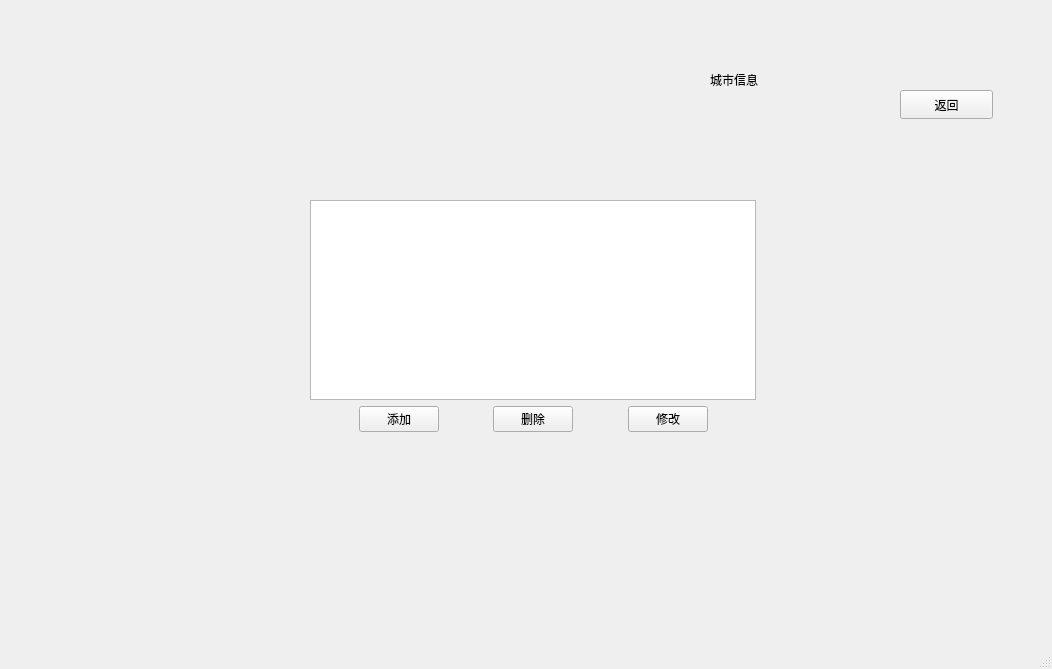
<?xml version="1.0" encoding="UTF-8"?>
<ui version="4.0">
 <class>MyMain_win</class>
 <widget class="QMainWindow" name="MyMain_win">
  <property name="geometry">
   <rect>
    <x>0</x>
    <y>0</y>
    <width>1052</width>
    <height>669</height>
   </rect>
  </property>
  <property name="windowTitle">
   <string>MainWindow</string>
  </property>
  <widget class="QWidget" name="centralwidget">
   <widget class="QStackedWidget" name="stackedWidget">
    <property name="geometry">
     <rect>
      <x>40</x>
      <y>40</y>
      <width>1000</width>
      <height>560</height>
     </rect>
    </property>
    <property name="minimumSize">
     <size>
      <width>1000</width>
      <height>560</height>
     </size>
    </property>
    <property name="maximumSize">
     <size>
      <width>1000</width>
      <height>560</height>
     </size>
    </property>
    <property name="currentIndex">
     <number>3</number>
    </property>
    <widget class="QWidget" name="main_page">
     <property name="minimumSize">
      <size>
       <width>1000</width>
       <height>560</height>
      </size>
     </property>
     <property name="maximumSize">
      <size>
       <width>1000</width>
       <height>560</height>
      </size>
     </property>
     <widget class="QWidget" name="layoutWidget">
      <property name="geometry">
       <rect>
        <x>50</x>
        <y>20</y>
        <width>881</width>
        <height>361</height>
       </rect>
      </property>
      <layout class="QVBoxLayout" name="MainLayout">
       <item>
        <widget class="QLabel" name="Title_label">
         <property name="minimumSize">
          <size>
           <width>435</width>
           <height>141</height>
          </size>
         </property>
         <property name="maximumSize">
          <size>
           <width>888</width>
           <height>141</height>
          </size>
         </property>
         <property name="font">
          <font>
           <family>Myanmar Text</family>
           <pointsize>20</pointsize>
           <italic>false</italic>
           <bold>false</bold>
           <strikeout>false</strikeout>
          </font>
         </property>
         <property name="styleSheet">
          <string notr="true">font: 20pt &quot;Myanmar Text&quot;;</string>
         </property>
         <property name="text">
          <string notr="true">交通咨询系统</string>
         </property>
         <property name="alignment">
          <set>Qt::AlignCenter</set>
         </property>
        </widget>
       </item>
       <item>
        <layout class="QHBoxLayout" name="MainChoice_Layout">
         <item>
          <widget class="QPushButton" name="PathChoose_pushButton">
           <property name="styleSheet">
            <string notr="true">/*按钮普通态*/
QPushButton
{
    /*字体为微软雅黑*/
    font-family:Microsoft Yahei;
    /*字体大小为20点*/
    font-size:20pt;
    /*字体颜色为白色*/    
    color:white;
    /*背景颜色*/  
    background-color:rgb(14 , 150 , 254);
    /*边框圆角半径为8像素*/ 
    border-radius:8px;
}

/*按钮停留态*/
QPushButton:hover
{
    /*背景颜色*/  
    background-color:rgb(44 , 137 , 255);
}

/*按钮按下态*/
QPushButton:pressed
{
    /*背景颜色*/  
    background-color:rgb(14 , 135 , 228);
    /*左内边距为3像素，让按下时字向右移动3像素*/  
    padding-left:3px;
    /*上内边距为3像素，让按下时字向下移动3像素*/  
    padding-top:3px;
}
</string>
           </property>
           <property name="text">
            <string>路径选择</string>
           </property>
          </widget>
         </item>
         <item>
          <widget class="QPushButton" name="PathCheck_pushButton">
           <property name="styleSheet">
            <string notr="true">/*按钮普通态*/
QPushButton
{
    /*字体为微软雅黑*/
    font-family:Microsoft Yahei;
    /*字体大小为20点*/
    font-size:20pt;
    /*字体颜色为白色*/    
    color:white;
    /*背景颜色*/  
    background-color:rgb(14 , 150 , 254);
    /*边框圆角半径为8像素*/ 
    border-radius:8px;
}

/*按钮停留态*/
QPushButton:hover
{
    /*背景颜色*/  
    background-color:rgb(44 , 137 , 255);
}

/*按钮按下态*/
QPushButton:pressed
{
    /*背景颜色*/  
    background-color:rgb(14 , 135 , 228);
    /*左内边距为3像素，让按下时字向右移动3像素*/  
    padding-left:3px;
    /*上内边距为3像素，让按下时字向下移动3像素*/  
    padding-top:3px;
}
</string>
           </property>
           <property name="text">
            <string>车次信息</string>
           </property>
          </widget>
         </item>
         <item>
          <widget class="QPushButton" name="CityCheck_pushButton">
           <property name="styleSheet">
            <string notr="true">/*按钮普通态*/
QPushButton
{
    /*字体为微软雅黑*/
    font-family:Microsoft Yahei;
    /*字体大小为20点*/
    font-size:20pt;
    /*字体颜色为白色*/    
    color:white;
    /*背景颜色*/  
    background-color:rgb(14 , 150 , 254);
    /*边框圆角半径为8像素*/ 
    border-radius:8px;
}

/*按钮停留态*/
QPushButton:hover
{
    /*背景颜色*/  
    background-color:rgb(44 , 137 , 255);
}

/*按钮按下态*/
QPushButton:pressed
{
    /*背景颜色*/  
    background-color:rgb(14 , 135 , 228);
    /*左内边距为3像素，让按下时字向右移动3像素*/  
    padding-left:3px;
    /*上内边距为3像素，让按下时字向下移动3像素*/  
    padding-top:3px;
}
</string>
           </property>
           <property name="text">
            <string>城市信息</string>
           </property>
          </widget>
         </item>
        </layout>
       </item>
      </layout>
     </widget>
    </widget>
    <widget class="QWidget" name="PathChoose_page">
     <property name="minimumSize">
      <size>
       <width>1000</width>
       <height>560</height>
      </size>
     </property>
     <property name="maximumSize">
      <size>
       <width>1000</width>
       <height>560</height>
      </size>
     </property>
     <widget class="QPushButton" name="Return_pushButton">
      <property name="geometry">
       <rect>
        <x>890</x>
        <y>20</y>
        <width>93</width>
        <height>29</height>
       </rect>
      </property>
      <property name="text">
       <string>返回</string>
      </property>
     </widget>
     <widget class="QWidget" name="layoutWidget">
      <property name="geometry">
       <rect>
        <x>-50</x>
        <y>90</y>
        <width>958</width>
        <height>70</height>
       </rect>
      </property>
      <layout class="QVBoxLayout" name="verticalLayout_2">
       <item>
        <layout class="QHBoxLayout" name="horizontalLayout">
         <item>
          <spacer name="horizontalSpacer_7">
           <property name="orientation">
            <enum>Qt::Horizontal</enum>
           </property>
           <property name="sizeType">
            <enum>QSizePolicy::Fixed</enum>
           </property>
           <property name="sizeHint" stdset="0">
            <size>
             <width>120</width>
             <height>20</height>
            </size>
           </property>
          </spacer>
         </item>
         <item>
          <widget class="QLabel" name="Way_label">
           <property name="maximumSize">
            <size>
             <width>60</width>
             <height>16777215</height>
            </size>
           </property>
           <property name="text">
            <string>交通工具</string>
           </property>
          </widget>
         </item>
         <item>
          <widget class="QComboBox" name="Way_comboBox">
           <property name="maximumSize">
            <size>
             <width>100</width>
             <height>29</height>
            </size>
           </property>
          </widget>
         </item>
         <item>
          <widget class="QLabel" name="Src_label">
           <property name="maximumSize">
            <size>
             <width>60</width>
             <height>16777215</height>
            </size>
           </property>
           <property name="text">
            <string>起始城市</string>
           </property>
          </widget>
         </item>
         <item>
          <widget class="QLineEdit" name="src_lineEdit">
           <property name="minimumSize">
            <size>
             <width>80</width>
             <height>24</height>
            </size>
           </property>
           <property name="maximumSize">
            <size>
             <width>100</width>
             <height>24</height>
            </size>
           </property>
           <property name="text">
            <string/>
           </property>
          </widget>
         </item>
         <item>
          <widget class="QLabel" name="des_label">
           <property name="maximumSize">
            <size>
             <width>60</width>
             <height>16777215</height>
            </size>
           </property>
           <property name="text">
            <string>终点城市</string>
           </property>
          </widget>
         </item>
         <item>
          <widget class="QLineEdit" name="des_lineEdit">
           <property name="maximumSize">
            <size>
             <width>100</width>
             <height>24</height>
            </size>
           </property>
          </widget>
         </item>
         <item>
          <widget class="QLabel" name="PreferChoice_label">
           <property name="maximumSize">
            <size>
             <width>60</width>
             <height>29</height>
            </size>
           </property>
           <property name="text">
            <string>选择</string>
           </property>
           <property name="alignment">
            <set>Qt::AlignCenter</set>
           </property>
          </widget>
         </item>
         <item>
          <widget class="QComboBox" name="PreferChoice_comboBox">
           <property name="maximumSize">
            <size>
             <width>200</width>
             <height>29</height>
            </size>
           </property>
          </widget>
         </item>
         <item>
          <widget class="QPushButton" name="Check_pushButton">
           <property name="maximumSize">
            <size>
             <width>60</width>
             <height>16777215</height>
            </size>
           </property>
           <property name="text">
            <string>查询</string>
           </property>
          </widget>
         </item>
        </layout>
       </item>
       <item>
        <layout class="QHBoxLayout" name="horizontalLayout_2">
         <item>
          <spacer name="horizontalSpacer_10">
           <property name="orientation">
            <enum>Qt::Horizontal</enum>
           </property>
           <property name="sizeType">
            <enum>QSizePolicy::Fixed</enum>
           </property>
           <property name="sizeHint" stdset="0">
            <size>
             <width>120</width>
             <height>20</height>
            </size>
           </property>
          </spacer>
         </item>
         <item>
          <widget class="QLabel" name="start_label">
           <property name="text">
            <string>出发时间</string>
           </property>
           <property name="alignment">
            <set>Qt::AlignCenter</set>
           </property>
          </widget>
         </item>
         <item>
          <widget class="QComboBox" name="month_comboBox"/>
         </item>
         <item>
          <widget class="QLabel" name="month_label">
           <property name="minimumSize">
            <size>
             <width>20</width>
             <height>20</height>
            </size>
           </property>
           <property name="maximumSize">
            <size>
             <width>20</width>
             <height>20</height>
            </size>
           </property>
           <property name="text">
            <string>月</string>
           </property>
          </widget>
         </item>
         <item>
          <widget class="QComboBox" name="day_comboBox"/>
         </item>
         <item>
          <widget class="QLabel" name="day_label">
           <property name="minimumSize">
            <size>
             <width>20</width>
             <height>20</height>
            </size>
           </property>
           <property name="maximumSize">
            <size>
             <width>20</width>
             <height>20</height>
            </size>
           </property>
           <property name="text">
            <string>日</string>
           </property>
          </widget>
         </item>
         <item>
          <widget class="QComboBox" name="hour_comboBox"/>
         </item>
         <item>
          <widget class="QLabel" name="month_label_3">
           <property name="minimumSize">
            <size>
             <width>20</width>
             <height>20</height>
            </size>
           </property>
           <property name="maximumSize">
            <size>
             <width>20</width>
             <height>20</height>
            </size>
           </property>
           <property name="text">
            <string>时</string>
           </property>
          </widget>
         </item>
         <item>
          <widget class="QComboBox" name="min_comboBox"/>
         </item>
         <item>
          <widget class="QLabel" name="month_label_4">
           <property name="minimumSize">
            <size>
             <width>20</width>
             <height>20</height>
            </size>
           </property>
           <property name="maximumSize">
            <size>
             <width>20</width>
             <height>20</height>
            </size>
           </property>
           <property name="text">
            <string>分</string>
           </property>
          </widget>
         </item>
         <item>
          <spacer name="horizontalSpacer_11">
           <property name="orientation">
            <enum>Qt::Horizontal</enum>
           </property>
           <property name="sizeType">
            <enum>QSizePolicy::MinimumExpanding</enum>
           </property>
           <property name="sizeHint" stdset="0">
            <size>
             <width>40</width>
             <height>20</height>
            </size>
           </property>
          </spacer>
         </item>
        </layout>
       </item>
      </layout>
     </widget>
     <widget class="QWidget" name="layoutWidget">
      <property name="geometry">
       <rect>
        <x>20</x>
        <y>190</y>
        <width>961</width>
        <height>351</height>
       </rect>
      </property>
      <layout class="QVBoxLayout" name="PathChoose_View">
       <item>
        <widget class="QTableWidget" name="PathChoose_Table"/>
       </item>
       <item>
        <layout class="QHBoxLayout" name="horizontalLayout_3">
         <item>
          <widget class="QPushButton" name="PathChoose_add_pushButton">
           <property name="text">
            <string>添加</string>
           </property>
          </widget>
         </item>
         <item>
          <widget class="QPushButton" name="PatjChoose_del_pushButton">
           <property name="text">
            <string>删除</string>
           </property>
          </widget>
         </item>
         <item>
          <widget class="QPushButton" name="PathChoose_mdy_pushButton">
           <property name="text">
            <string>修改</string>
           </property>
          </widget>
         </item>
        </layout>
       </item>
      </layout>
     </widget>
    </widget>
    <widget class="QWidget" name="PathCheck_page">
     <property name="minimumSize">
      <size>
       <width>1000</width>
       <height>560</height>
      </size>
     </property>
     <property name="maximumSize">
      <size>
       <width>1000</width>
       <height>560</height>
      </size>
     </property>
     <widget class="QPushButton" name="Return_pushButton_2">
      <property name="geometry">
       <rect>
        <x>850</x>
        <y>60</y>
        <width>93</width>
        <height>29</height>
       </rect>
      </property>
      <property name="text">
       <string>返回</string>
      </property>
     </widget>
     <widget class="QTableWidget" name="PathCheck_table">
      <property name="geometry">
       <rect>
        <x>10</x>
        <y>130</y>
        <width>959</width>
        <height>311</height>
       </rect>
      </property>
      <property name="minimumSize">
       <size>
        <width>959</width>
        <height>311</height>
       </size>
      </property>
      <property name="maximumSize">
       <size>
        <width>959</width>
        <height>311</height>
       </size>
      </property>
     </widget>
     <widget class="QLabel" name="label">
      <property name="geometry">
       <rect>
        <x>700</x>
        <y>30</y>
        <width>69</width>
        <height>20</height>
       </rect>
      </property>
      <property name="text">
       <string>车次信息</string>
      </property>
     </widget>
     <widget class="QWidget" name="layoutWidget">
      <property name="geometry">
       <rect>
        <x>30</x>
        <y>450</y>
        <width>292</width>
        <height>31</height>
       </rect>
      </property>
      <layout class="QHBoxLayout" name="horizontalLayout_5">
       <item>
        <widget class="QPushButton" name="PathCheck_Add_pushButton">
         <property name="text">
          <string>添加</string>
         </property>
        </widget>
       </item>
       <item>
        <widget class="QPushButton" name="PathCheck_Del_pushButton">
         <property name="text">
          <string>删除</string>
         </property>
        </widget>
       </item>
       <item>
        <widget class="QPushButton" name="PathCheck_Mdy_pushButton">
         <property name="text">
          <string>修改</string>
         </property>
        </widget>
       </item>
      </layout>
     </widget>
     <widget class="QWidget" name="layoutWidget">
      <property name="geometry">
       <rect>
        <x>30</x>
        <y>100</y>
        <width>213</width>
        <height>30</height>
       </rect>
      </property>
      <layout class="QHBoxLayout" name="horizontalLayout_6">
       <item>
        <widget class="QLabel" name="CheckWay_label">
         <property name="text">
          <string>查看</string>
         </property>
        </widget>
       </item>
       <item>
        <layout class="QHBoxLayout" name="horizontalLayout_4">
         <item>
          <widget class="QRadioButton" name="Choose_Plane_radioButton">
           <property name="text">
            <string>飞机</string>
           </property>
          </widget>
         </item>
         <item>
          <spacer name="horizontalSpacer">
           <property name="orientation">
            <enum>Qt::Horizontal</enum>
           </property>
           <property name="sizeHint" stdset="0">
            <size>
             <width>40</width>
             <height>20</height>
            </size>
           </property>
          </spacer>
         </item>
         <item>
          <widget class="QRadioButton" name="Choose_Train_radioButton">
           <property name="text">
            <string>火车</string>
           </property>
          </widget>
         </item>
        </layout>
       </item>
      </layout>
     </widget>
    </widget>
    <widget class="QWidget" name="CityCheck_page">
     <property name="minimumSize">
      <size>
       <width>1000</width>
       <height>560</height>
      </size>
     </property>
     <property name="maximumSize">
      <size>
       <width>1000</width>
       <height>560</height>
      </size>
     </property>
     <widget class="QLabel" name="CityCheck_label">
      <property name="geometry">
       <rect>
        <x>670</x>
        <y>30</y>
        <width>69</width>
        <height>20</height>
       </rect>
      </property>
      <property name="text">
       <string>城市信息</string>
      </property>
     </widget>
     <widget class="QPushButton" name="Return_pushButton_3">
      <property name="geometry">
       <rect>
        <x>860</x>
        <y>50</y>
        <width>93</width>
        <height>29</height>
       </rect>
      </property>
      <property name="text">
       <string>返回</string>
      </property>
     </widget>
     <widget class="QWidget" name="">
      <property name="geometry">
       <rect>
        <x>270</x>
        <y>160</y>
        <width>446</width>
        <height>232</height>
       </rect>
      </property>
      <layout class="QVBoxLayout" name="verticalLayout">
       <item>
        <widget class="QTableWidget" name="CityCheck_table"/>
       </item>
       <item>
        <layout class="QHBoxLayout" name="horizontalLayout_7">
         <item>
          <spacer name="horizontalSpacer_2">
           <property name="orientation">
            <enum>Qt::Horizontal</enum>
           </property>
           <property name="sizeHint" stdset="0">
            <size>
             <width>40</width>
             <height>20</height>
            </size>
           </property>
          </spacer>
         </item>
         <item>
          <widget class="QPushButton" name="City_Add_pushButton">
           <property name="text">
            <string>添加</string>
           </property>
          </widget>
         </item>
         <item>
          <spacer name="horizontalSpacer_4">
           <property name="orientation">
            <enum>Qt::Horizontal</enum>
           </property>
           <property name="sizeHint" stdset="0">
            <size>
             <width>40</width>
             <height>20</height>
            </size>
           </property>
          </spacer>
         </item>
         <item>
          <widget class="QPushButton" name="City_Del_pushButton">
           <property name="text">
            <string>删除</string>
           </property>
          </widget>
         </item>
         <item>
          <spacer name="horizontalSpacer_5">
           <property name="orientation">
            <enum>Qt::Horizontal</enum>
           </property>
           <property name="sizeHint" stdset="0">
            <size>
             <width>40</width>
             <height>20</height>
            </size>
           </property>
          </spacer>
         </item>
         <item>
          <widget class="QPushButton" name="City_Mdy_pushButton">
           <property name="text">
            <string>修改</string>
           </property>
          </widget>
         </item>
         <item>
          <spacer name="horizontalSpacer_3">
           <property name="orientation">
            <enum>Qt::Horizontal</enum>
           </property>
           <property name="sizeHint" stdset="0">
            <size>
             <width>40</width>
             <height>20</height>
            </size>
           </property>
          </spacer>
         </item>
        </layout>
       </item>
      </layout>
     </widget>
    </widget>
   </widget>
  </widget>
  <widget class="QMenuBar" name="menubar">
   <property name="geometry">
    <rect>
     <x>0</x>
     <y>0</y>
     <width>1052</width>
     <height>25</height>
    </rect>
   </property>
  </widget>
  <widget class="QStatusBar" name="statusbar"/>
 </widget>
 <resources/>
 <connections/>
</ui>
